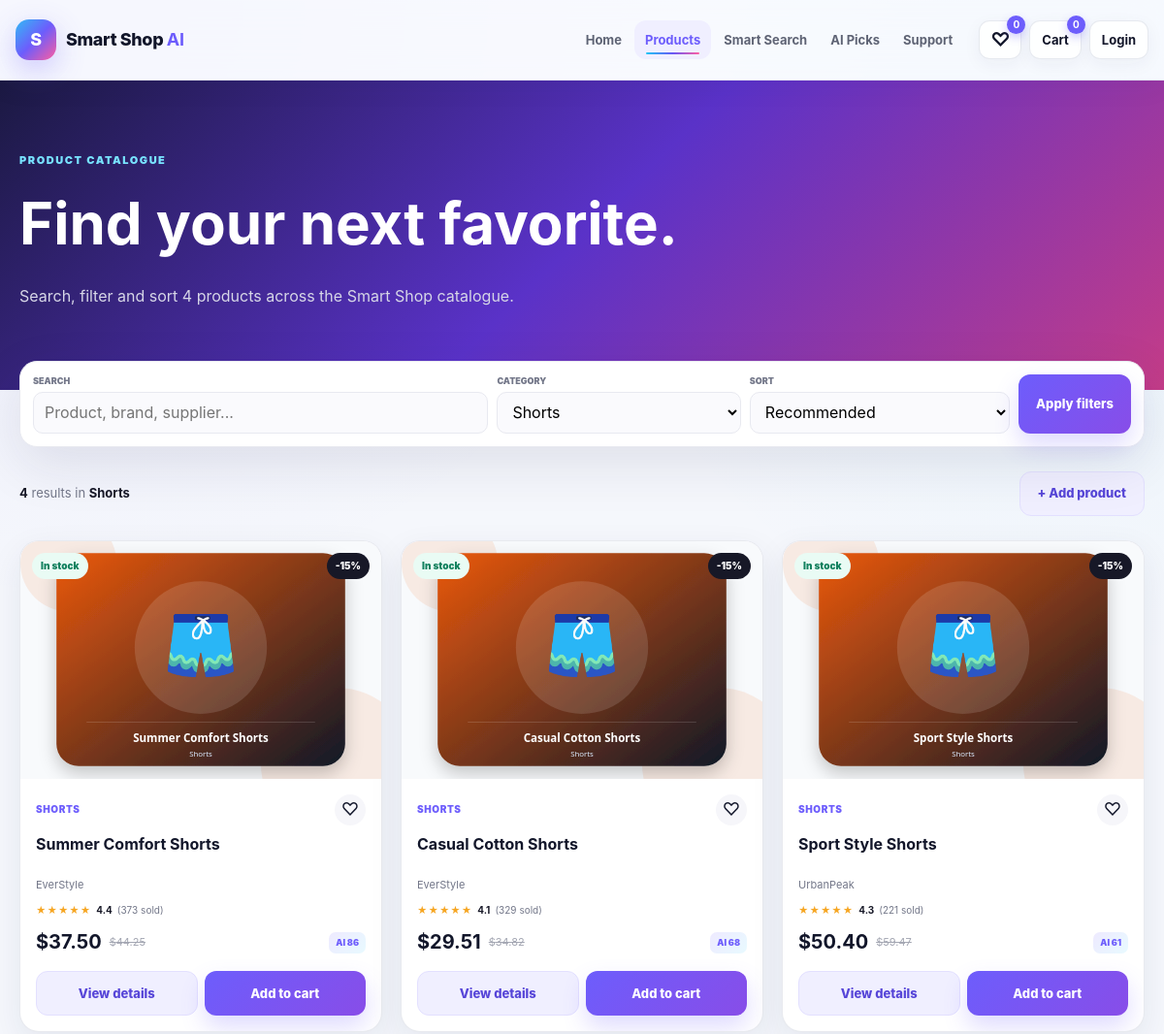
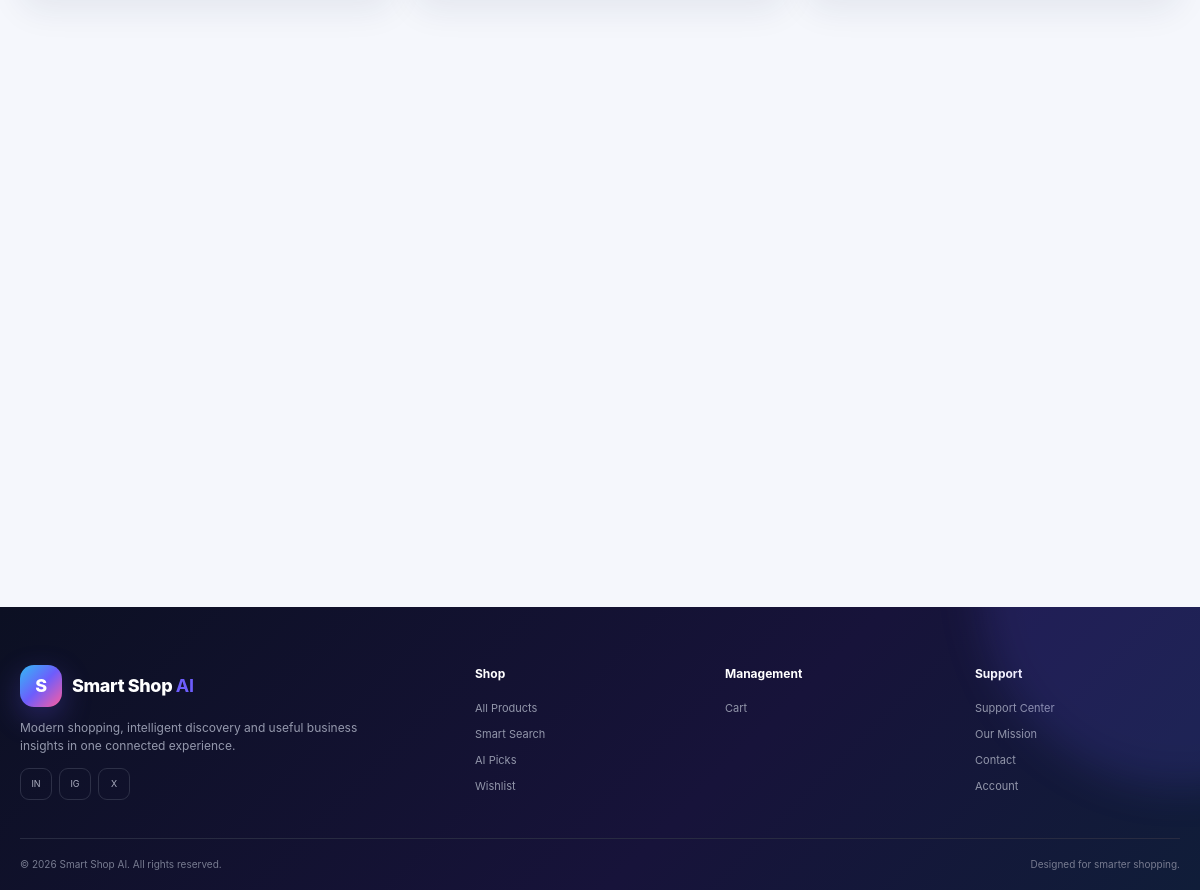
The page /products?category=Shorts on the database its author committed (2 pictures, top to bottom).
### tables this page shows
CREATE TABLE products (
                product_id INTEGER PRIMARY KEY AUTOINCREMENT,
                name TEXT NOT NULL,
                category TEXT NOT NULL,
                brand TEXT DEFAULT '',
                price REAL NOT NULL DEFAULT 0,
                stock INTEGER NOT NULL DEFAULT 0,
                rating REAL NOT NULL DEFAULT 0,
                sales INTEGER NOT NULL DEFAULT 0,
                supplier TEXT DEFAULT '',
                links TEXT DEFAULT '',
                content TEXT DEFAULT '',
                description TEXT DEFAULT '',
                image TEXT DEFAULT '',
                created_at TEXT DEFAULT CURRENT_TIMESTAMP
            );

### app.py (the view)
@app.route("/products")
def products():
    keyword = request.args.get("search", "").strip()
    category = request.args.get("category", "All").strip() or "All"
    sort = request.args.get("sort", "featured").strip()
    try: page = int(request.args.get("page", 1))
    except ValueError: page = 1
    db = DatabaseManager()
    try:
        all_items = list(db.search_and_filter(keyword, category, sort))
        categories = db.get_categories()
    finally:
        db.close()
    items, page, pages, total = paginate(all_items, page, 12)
    return render_template("products.html", products=items, categories=categories, keyword=keyword,
                           selected_category=category, selected_sort=sort, page=page, pages=pages, total=total)

### app.py (called while the page is built, shortened)
def cart_map():
    raw = session.get("cart", {})
    if isinstance(raw, dict):
        clean = {}
        for key, value in raw.items():
            try:
                pid, qty = int(key), max(1, int(value))
                clean[pid] = qty
            except (TypeError, ValueError):
                continue
        return clean

def wishlist_ids():
    raw = session.get("wishlist", [])
    if not isinstance(raw, list):
        return []
    result = []
    return result

def ai_score(product):
    sales = int(product["sales"] or 0)
    rating = float(product["rating"] or 0)
    stock = int(product["stock"] or 0)
    sales_component = min(sales / 420, 1) * 45
    rating_component = min(rating / 5, 1) * 30
    availability_component = min(stock / 85, 1) * 25
    return round(sales_component + rating_component + availability_component)

def paginate(items, page, per_page=12):
    total = len(items)
    pages = max(1, ceil(total / per_page))
    page = min(max(1, page), pages)
    start = (page - 1) * per_page
    return items[start:start + per_page], page, pages, total

@app.context_processor
def global_shop_data():
    cart = cart_map()
    wish = wishlist_ids()
    return {
        "cart_count": sum(cart.values()),
        "cart_map": cart,
        "wishlist_count": len(wish),
        "wishlist_ids": wish,
        "current_endpoint": request.endpoint or "",
        "ai_score": ai_score,
        "is_admin": is_admin(),
    }

@app.before_request
def startup():
    if not getattr(app, "_catalogue_ready", False):
        ensure_catalogue()
        app._catalogue_ready = True

def is_admin():
    return session.get("role") == "admin"

### database/database.py (called while the page is built)
    def close(self) -> None:
        try:
            self.connection.close()
        except Exception:
            pass

    def get_categories(self):
        rows = self.cursor.execute(
            """
            SELECT category, COUNT(*) AS product_count, COALESCE(SUM(sales),0) AS sales,
                   COALESCE(SUM(stock),0) AS stock
            FROM products
            GROUP BY category
            ORDER BY category COLLATE NOCASE
            """
        ).fetchall()
        return [row["category"] for row in rows]

### templates/products.html (shortened to what this page needs)
{% extends "base.html" %}{% from "_macros.html" import product_card with context %}
{% block content %}
<section class="page-hero page-hero-shop"><div class="shell"><span class="kicker light-kicker">PRODUCT CATALOGUE</span><h1>Find your next favorite.</h1><p>Search, filter and sort {{ total }} products across the Smart Shop catalogue.</p></div></section>
<section class="section compact-top"><div class="shell"><form class="filter-bar" method="GET" action="{{ url_for('products') }}"><label class="search-control"><span>Search</span><input name="search" value="{{ keyword }}" placeholder="Product, brand, supplier..."></label><label><span>Category</span><select name="category">{% for c in categories %}<option value="{{ c }}" {% if selected_category==c %}selected{% endif %}>{{ c }}</option>{% endfor %}</select></label><label><span>Sort</span><select name="sort"><option value="featured" {% if selected_sort=='featured' %}selected{% endif %}>Recommended</option></select></label><button class="btn btn-primary" type="submit">Apply filters</button></form><div class="results-line"><div><b>{{ total }}</b> results{% if selected_category!='All' %} in <b>{{ selected_category }}</b>{% endif %}</div><a class="btn btn-soft" href="{{ url_for('add_product') }}">+ Add product</a></div>{% if products %}<div class="product-grid product-grid-3">{% for p in products %}{{ product_card(p) }}{% endfor %}</div>{% else %}<div class="empty-state"><div class="empty-symbol">0</div><h2>No products found</h2><p>Try another keyword, category or sort option.</p><a class="btn btn-primary" href="{{ url_for('products') }}">Reset filters</a></div>{% endif %}</div></section>
{% endblock %}

### templates/_macros.html
{% macro product_card(product) %}
<article class="product-card reveal">
  <a class="product-media" href="{{ url_for('product_detail', product_id=product.product_id) }}">
    <img src="{{ url_for('static', filename='images/' + (product.image or 'product_1.svg')) }}" alt="{{ product.name }}" loading="lazy">
    <span class="product-badge {% if product.stock <= 12 %}badge-danger{% endif %}">{% if product.stock <= 0 %}Out of stock{% elif product.stock <= 12 %}Low stock{% else %}In stock{% endif %}</span>
    <span class="discount-badge">-15%</span>
  </a>
  <div class="product-copy">
    <div class="product-topline"><span class="category-tag">{{ product.category }}</span><a class="heart {% if product.product_id in wishlist_ids %}saved{% endif %}" href="{{ url_for('toggle_wishlist', product_id=product.product_id) }}" aria-label="Toggle wishlist">&#9825;</a></div>
    <h3><a href="{{ url_for('product_detail', product_id=product.product_id) }}">{{ product.name }}</a></h3>
    <p class="brand-line">{{ product.brand }}</p>
    <div class="rating-row"><span class="stars">&#9733;&#9733;&#9733;&#9733;&#9733;</span><b>{{ '%.1f'|format(product.rating) }}</b><span>({{ product.sales }} sold)</span></div>
    <div class="price-row"><strong>${{ '%.2f'|format(product.price) }}</strong><del>${{ '%.2f'|format(product.price * 1.18) }}</del><span class="ai-pill">AI {{ ai_score(product) }}</span></div>
    <div class="card-actions"><a class="btn btn-soft" href="{{ url_for('product_detail', product_id=product.product_id) }}">View details</a><a class="btn btn-primary" href="{{ url_for('add_to_cart', product_id=product.product_id) }}">Add to cart</a></div>
  </div>
</article>
{% endmacro %}

### rows shown on the page
products: image (picture), stock "In stock", category "SHORTS", name "Summer Comfort Shorts", brand "EverStyle", rating "4.4", sales "373", price "37.50", product.price*1.18 "44.25", ai_score "86"
products: image (picture), stock "In stock", category "SHORTS", name "Casual Cotton Shorts", brand "EverStyle", rating "4.1", sales "329", price "29.51", product.price*1.18 "34.82", ai_score "68"
products: image (picture), stock "In stock", category "SHORTS", name "Sport Style Shorts", brand "UrbanPeak", rating "4.3", sales "221", price "50.40", product.price*1.18 "59.47", ai_score "61"

### other values the page prints
{{ wishlist_count }} "0"
{{ cart_count }} "0"
{{ total }} "4"
{{ selected_category }} "Shorts"
form field category "Shorts"
